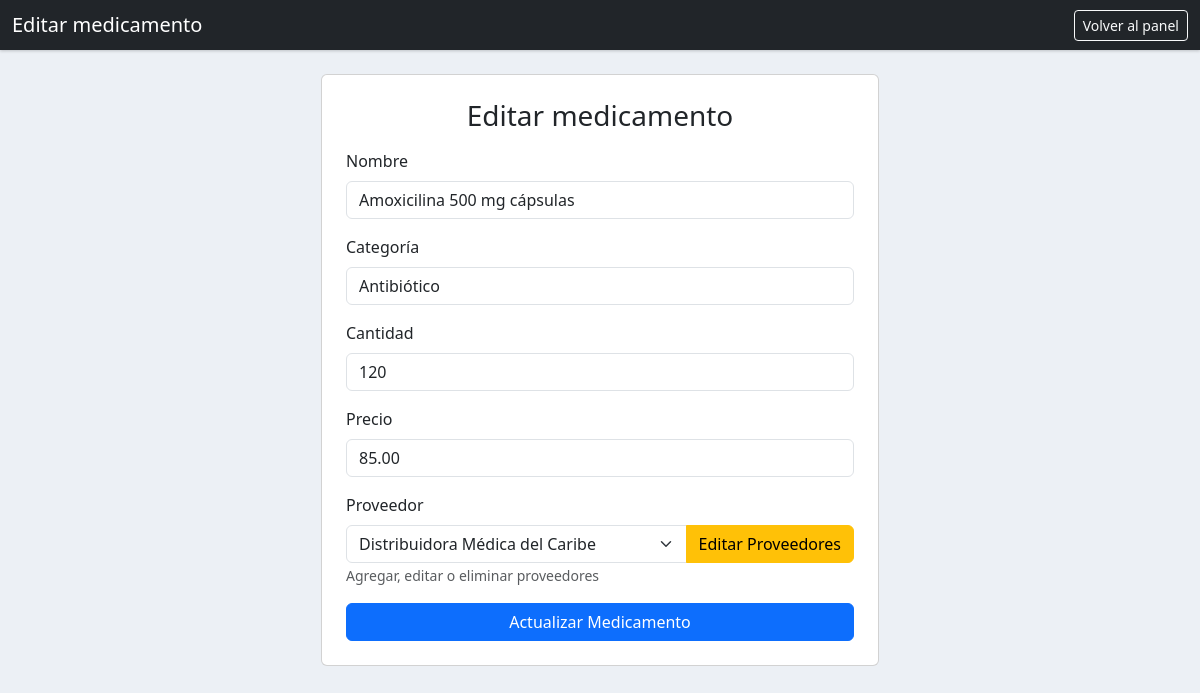
Page /editar_medicamento.php?id=1 (signed in) on the committed database.
### tables this page shows
CREATE TABLE `medicamentos` (
  `id` int(11) NOT NULL AUTO_INCREMENT,
  `nombre` varchar(100) NOT NULL,
  `categoria` varchar(100) DEFAULT NULL,
  `cantidad` int(11) DEFAULT 0,
  `precio` decimal(10,2) DEFAULT NULL,
  `proveedor_id` int(11) DEFAULT NULL,
  `creado_en` timestamp NOT NULL DEFAULT current_timestamp(),
  `actualizado_en` timestamp NOT NULL DEFAULT current_timestamp() ON UPDATE current_timestamp(),
  PRIMARY KEY (`id`),
  KEY `fk_medicamento_proveedor` (`proveedor_id`),
  CONSTRAINT `fk_medicamento_proveedor` FOREIGN KEY (`proveedor_id`) REFERENCES `proveedores` (`id`) ON DELETE SET NULL ON UPDATE CASCADE
);

CREATE TABLE `proveedores` (
  `id` int(11) NOT NULL AUTO_INCREMENT,
  `nombre` varchar(100) NOT NULL,
  `telefono` varchar(20) DEFAULT NULL,
  `direccion` varchar(200) DEFAULT NULL,
  `creado_en` timestamp NOT NULL DEFAULT current_timestamp(),
  PRIMARY KEY (`id`)
);

### editar_medicamento.php (the view, shortened to what this page needs)
<?php
require_once "conexion.php";
$id = (int)$_GET['id'];
$sql = "SELECT * FROM medicamentos WHERE id = ?";
$stmt = $conexion->prepare($sql);
$stmt->bind_param("i", $id);
$stmt->execute();
$medRes = $stmt->get_result();
$medicamento = $medRes->fetch_assoc();
?>
<!DOCTYPE html>
<html lang="es">
<head>
    <link href="https://cdn.jsdelivr.net/npm/bootstrap@5.3.3/dist/css/bootstrap.min.css" rel="stylesheet">
    <link rel="stylesheet" href="https://cdn.jsdelivr.net/npm/bootstrap-icons@1.11.3/font/bootstrap-icons.min.css">
</head>
<body>
<nav class="navbar navbar-dark bg-dark mb-4">
    <div class="container-fluid">
        <span class="navbar-brand mb-0 h1">Editar medicamento</span>
        <a href="panel.php" class="btn btn-sm btn-outline-light">Volver al panel</a>
    </div>
</nav>
<div class="container">
    <div class="card col-md-6 mx-auto p-4">
        <h3 class="mb-3 text-center">Editar medicamento</h3>
        <form method="POST">
            <div class="mb-3">
                <label class="form-label">Nombre</label>
                <input type="text" name="nombre" class="form-control"
                       value="<?= htmlspecialchars($medicamento['nombre']) ?>" required>
            </div>
            <div class="mb-3">
                <label class="form-label">Categoría</label>
                <input type="text" name="categoria" class="form-control"
                       value="<?= htmlspecialchars($medicamento['categoria']) ?>" required>
            </div>
            <div class="mb-3">
                <label class="form-label">Cantidad</label>
                <input type="number" name="cantidad" class="form-control" min="0"
                       value="<?= $medicamento['cantidad'] ?>" required>
            </div>
            <div class="mb-3">
                <label class="form-label">Precio</label>
                <input type="number" step="0.01" name="precio" class="form-control" min="0"
                       value="<?= $medicamento['precio'] ?>" required>
            </div>
            <div class="mb-3">
                <label class="form-label">Proveedor</label>
                <div class="input-group">
                    <select name="proveedor_id" class="form-select">
                        <?php
                        $prov = $conexion->query("SELECT id, nombre FROM proveedores ORDER BY nombre");
                        while ($p = $prov->fetch_assoc()): ?>
                            <option value="<?= $p['id'] ?>"
                                <?= (isset($medicamento['proveedor_id']) && $medicamento['proveedor_id'] == $p['id']) ||
                                   (isset($_POST['proveedor_id']) && $_POST['proveedor_id'] == $p['id'])
                                   ? 'selected' : '' ?>>
                                <?= htmlspecialchars($p['nombre']) ?>
                            </option>
                        <?php endwhile; ?>
                    </select>
                    <a href="editar_proveedor.php" class="btn btn-warning">Editar Proveedores</a>
                </div>
                <small class="text-muted">Agregar, editar o eliminar proveedores</small>
            </div>
            <button class="btn btn-primary w-100">Actualizar Medicamento</button>
        </form>
    </div>
</div>
</body>
</html>

### editar_medicamento.php (style rules this page uses)
body { background-color:#ecf0f5; }
.navbar { box-shadow: 0 1px 3px rgba(0,0,0,.2); }

### rows in the picture
medicamentos: nombre "Amoxicilina 500 mg cápsulas", categoria "Antibiótico", cantidad "120", precio "85.00", proveedor_id "Distribuidora Médica del Caribe"
